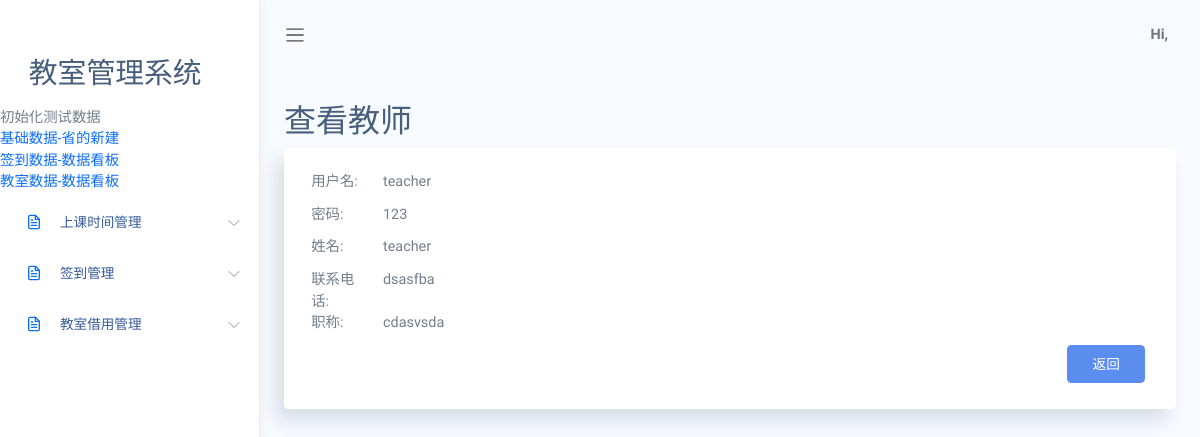
The page /jiaoshi/jiaoshidetail?id=1 on the database as committed earlier.
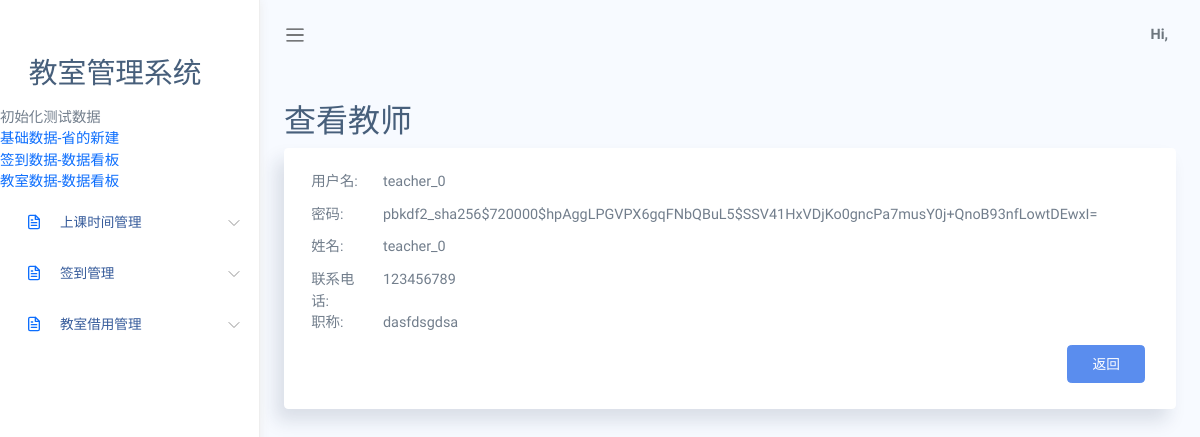
The same page on the database as committed later.
### app/models.py (models this page shows)
class jiaoshi(models.Model):
    yhm=models.CharField(max_length=40)#用户名
    mm=models.CharField(max_length=40)#密码
    xm=models.CharField(max_length=40)#姓名
    lxdh=models.CharField(max_length=40)#联系电话
    zc=models.CharField(max_length=40)#职称

### app/views.py (the view)
# urls.py: path('jiaoshi/jiaoshidetail', views.jiaoshidetail),
def jiaoshidetail(request):
    id = request.GET.get('id')
    obj = models.jiaoshi.objects.get(id=id)
    return render(request, 'jiaoshi/jiaoshidetail.html', {'obj': obj})

### app/templates/jiaoshi/jiaoshidetail.html (shortened to what this page needs)
<!DOCTYPE html>
<html lang="en">
<head>
    <link rel="stylesheet" href="/static/assets/css/bootstrap.css">
<link rel="stylesheet" href="/static/assets/vendors/simple-datatables/style.css">
    <link rel="stylesheet" href="/static/assets/vendors/perfect-scrollbar/perfect-scrollbar.css">
    <link rel="stylesheet" href="/static/assets/css/app.css">
</head>
<body>
    <div id="app">
        <div id="sidebar" class='active'>
            <div class="sidebar-wrapper active">
   {% include "../menu.html" %}
</div>
        </div>
        <div id="main">
    {% include "../header.html" %}
<div class="main-content container-fluid">
    <div class="page-title">
        <div class="row">
            <div class="col-12 col-md-6 order-md-1 order-last">
                <h3>查看教师</h3>
            </div>
        </div>
    </div>
    <section class="section">
        <div class="card">
            <div class="card-content">
            <div class="card-body">
                <form class="form form-horizontal"   name="form" action="/jiaoshi/jiaoshilist" method="post">
                <div class="form-body">
                    <div class="row">
                    <div class="col-md-1">
                        <label>用户名:</label>
                    </div>
                    <div class="col-md-11 form-group">
				{{ obj.yhm }}
                    </div>
                    <div class="col-md-1">
                        <label>密码:</label>
                    </div>
                    <div class="col-md-11 form-group">
				{{ obj.mm }}
                    </div>
                    <div class="col-md-1">
                        <label>姓名:</label>
                    </div>
                    <div class="col-md-11 form-group">
				{{ obj.xm }}
                    </div>
                    <div class="col-md-1">
                        <label>联系电话:</label>
                    </div>
                    <div class="col-md-11 form-group">
				{{ obj.lxdh }}
                    </div>
                    <div class="col-md-1">
                        <label>职称:</label>
                    </div>
                    <div class="col-md-11 form-group">
				{{ obj.zc }}
                    </div>
                    <div class="col-sm-12 d-flex justify-content-end">
                        <button type="submit" class="btn btn-primary mr-1 mb-1"  >返回</button>
                    </div>
                    </div>
                </div>
                </form>
            </div>
            </div>
        </div>
    </section>
</div>
        </div>
    </div>
</body>
</html>

Rows that differ between the two databases and show on the page:
changed jiaoshi: yhm "teacher" → "teacher_0"; mm "123" → "pbkdf2_sha256$720000$hpAggLPGVPX6gqFNbQBuL5$SSV41HxVDjKo0gncPa7musY0j+QnoB93nfLowtDEwxI="; xm "teacher" → "teacher_0"; lxdh "dsasfba" → "123456789"; zc "cdasvsda" → "dasfdsgdsa"
